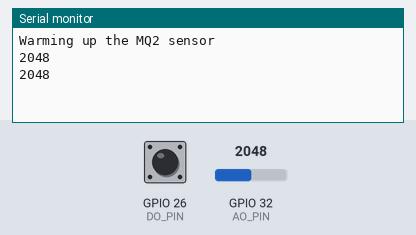
The sketch below on a simulated ESP32. Shown: the last lines printed to the serial monitor. The inputs (shaded band) are chosen by the test bench; at power-on: GPIO 32 (AO_PIN) = 2048, GPIO 26 (DO_PIN) HIGH.

Above: at 1.8 s.
1.9 s: GPIO 32 (AO_PIN) set to 1631
At 2.8 s:
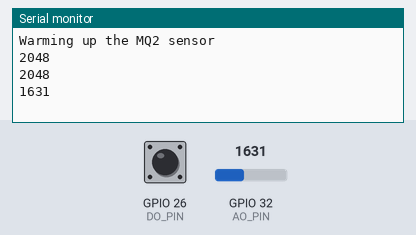
3.4 s: GPIO 32 (AO_PIN) set to 1565
At 4.5 s:
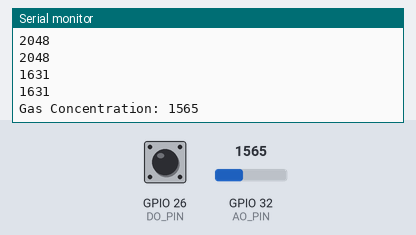

Measured:
- the behaviour switches between 1600 and 1599 on GPIO 32 (AO_PIN) (found by bisection; images 1 and 2)
- after the input at 1.9 s, the serial monitor: prints a new line after 0.10 s (image 1)
- after the input at 3.4 s, the serial monitor: prints a new line after 0.60 s (image 2)

The sketch:

MQ2_Sensor.ino
```cpp
#define DO_PIN 26  // ESP32's pin GPIO26 connected to DO pin of the MQ2 sensor
#define AO_PIN 32  // ESP32's pin GPIO34 connected to AO pin of the MQ2 sensor (pin ADC1_CH6)

// Function to initialize the setup
void setup() {
  // initialize serial communication
  Serial.begin(9600);

  // initialize the ESP32's pin as an input for digital output
  pinMode(DO_PIN, INPUT);

  // Warm up the MQ2 sensor
  Serial.println("Warming up the MQ2 sensor");
  //delay(20000);  // wait for the MQ2 to warm up
}

// Function to handle the main loop
void loop() {
  // Read digital output from the MQ2 sensor
  int gasState = digitalRead(DO_PIN);

  // Check if gas is detected via digital output
  if (gasState == LOW) {
    Serial.println("Gas Detected");
  }

  // Read analog value from the MQ2 sensor
  int sensorValue = analogRead(AO_PIN);
  if (sensorValue >=1300 && sensorValue <= 1599){
    Serial.print("Gas Concentration: ");
  }
  Serial.println(sensorValue);

  // Delay 1 second before the next reading
  delay(1000);
}
```
